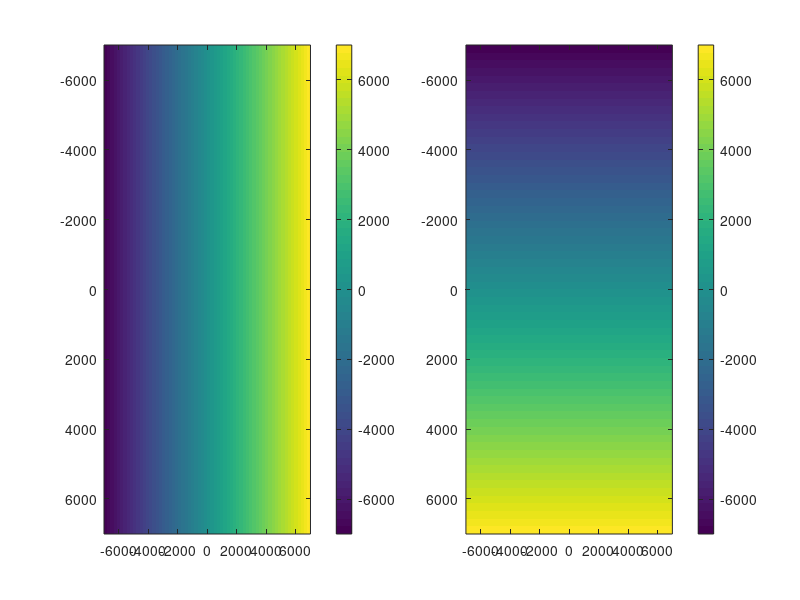
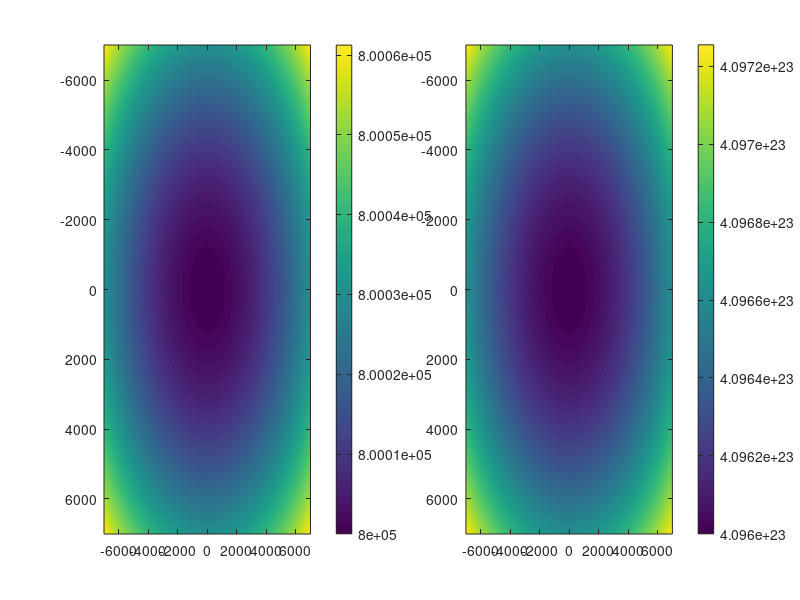
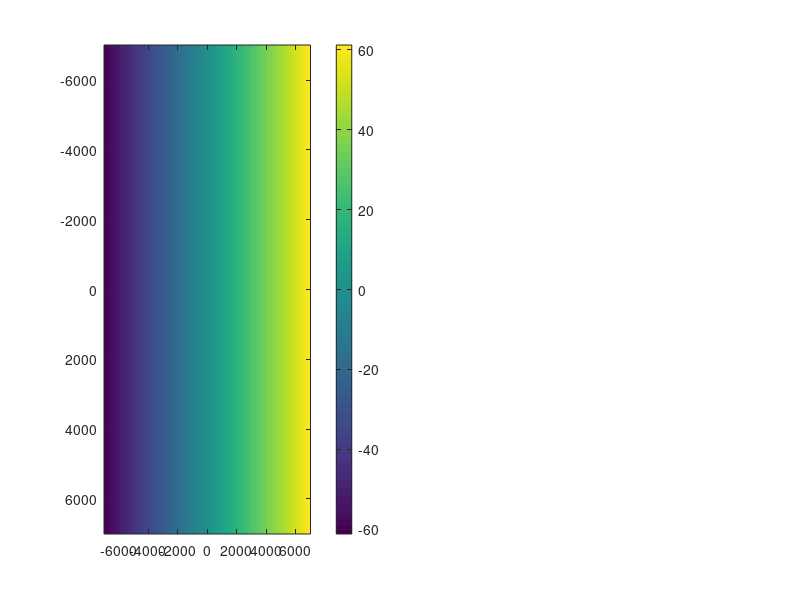
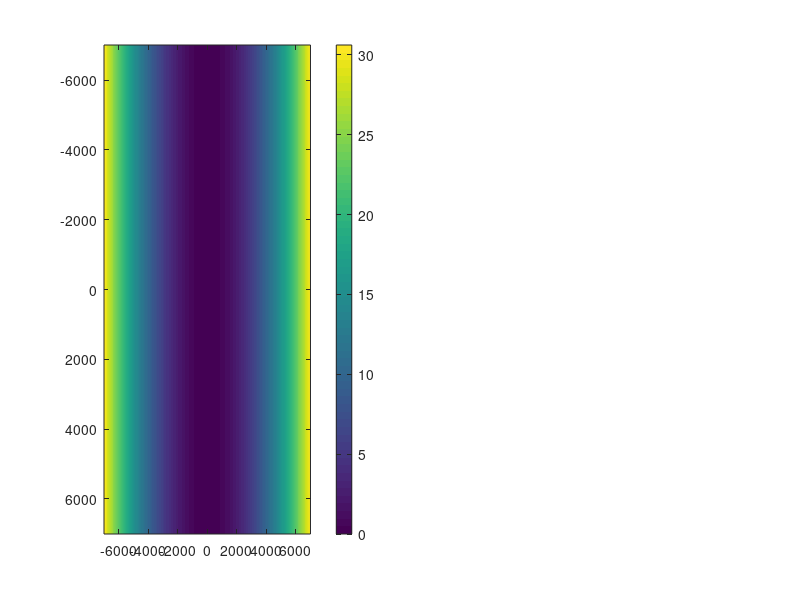

MATLAB code for these plots, in order: (Note: this script raises an error after producing the figures.)
clc
clear all
%%

res = 10;
N = 7000./res;
x = res.*(-N:N);
y = res.*(-N:N);

x_p = repmat(x,2*N+1,1);
y_p = x_p';

z_s = 800e3;
V = 7000;

% plot x and y planes
figure;
subplot(1,2,1)
imagesc(x,y,x_p)
colorbar()

subplot(1,2,2)
imagesc(x,y,y_p)
colorbar()

R_xy = sqrt( x_p.^2 + y_p.^2 + z_s.^2);

figure;
subplot(1,2,1)
imagesc(x,y,R_xy)
colorbar()
subplot(1,2,2)
imagesc(x,y,R_xy.^4)
colorbar()

f_D = (x_p.*V)./sqrt( x_p.^2 + y_p.^2 + z_s.^2);

figure;
subplot(1,2,1)
imagesc(x,y,f_D)
colorbar()

figure;
subplot(1,2,1)
imagesc(x,y,x_p.^2/(2*z_s))
colorbar()

%% look at the spotlight caused by the range sinc:

DDAcf = DDA_ConfigFile('S3B','SAR');
T = 2.1;

range = z_s + 5;
term = sinc(2*DDAcf.B./DDAcf.c * (range - z_s - x_p.^2/(2*z_s) - y_p.^2/(2*z_s))  ).^2.*sinc(64*DDAcf.PRI*2*DDAcf.fc.*(x_p-3000).*V./DDAcf.c./z_s).^2;

figure; 
imagesc(x,y,term);
colorbar()
